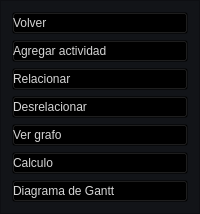
    <widget class="QFrame" name="menu_lateral">
     <property name="styleSheet">
      <string notr="true">background-color: rgb(18,20,24);</string>
     </property>
     <property name="frameShape">
      <enum>QFrame::StyledPanel</enum>
     </property>
     <property name="frameShadow">
      <enum>QFrame::Raised</enum>
     </property>
     <layout class="QVBoxLayout" name="verticalLayout">
      <item>
       <widget class="QPushButton" name="volverbtn">
        <property name="styleSheet">
         <string notr="true">
QPushButton{
color: rgb(213, 213, 213);
font: 75 12pt &quot;Verdana&quot;;
text-align: left;
background-color: rgba(0, 0, 0, 0);
}

QPushButton:hover{
background-color: rgba(10, 10, 10, 120);
color: rgb(213, 213, 213);
font: 75 12pt &quot;Verdana&quot;;
border-radius: 15px;
}</string>
        </property>
        <property name="text">
         <string>Volver</string>
        </property>
        <property name="icon">
         <iconset>
          <normaloff>previous.png</normaloff>previous.png</iconset>
        </property>
        <property name="iconSize">
         <size>
          <width>30</width>
          <height>30</height>
         </size>
        </property>
       </widget>
      </item>
      <item>
       <widget class="QPushButton" name="agregarActiBtn">
        <property name="styleSheet">
         <string notr="true">
QPushButton{
color: rgb(213, 213, 213);
font: 75 12pt &quot;Verdana&quot;;
text-align: left;
background-color: rgba(0, 0, 0, 0);
}

QPushButton:hover{
background-color: rgba(10, 10, 10, 120);
color: rgb(213, 213, 213);
font: 75 12pt &quot;Verdana&quot;;
border-radius: 15px;
}</string>
        </property>
        <property name="text">
         <string>Agregar actividad</string>
        </property>
        <property name="icon">
         <iconset>
          <normaloff>share (1).png</normaloff>share (1).png</iconset>
        </property>
        <property name="iconSize">
         <size>
          <width>35</width>
          <height>30</height>
         </size>
        </property>
       </widget>
      </item>
      <item>
       <widget class="QPushButton" name="relacionarbtn">
        <property name="styleSheet">
         <string notr="true">
QPushButton{
color: rgb(213, 213, 213);
font: 75 12pt &quot;Verdana&quot;;
text-align: left;
background-color: rgba(0, 0, 0, 0);
}

QPushButton:hover{
background-color: rgba(10, 10, 10, 120);
color: rgb(213, 213, 213);
font: 75 12pt &quot;Verdana&quot;;
border-radius: 15px;
}</string>
        </property>
        <property name="text">
         <string>Relacionar</string>
        </property>
        <property name="icon">
         <iconset>
          <normaloff>share (5).png</normaloff>share (5).png</iconset>
        </property>
        <property name="iconSize">
         <size>
          <width>30</width>
          <height>30</height>
         </size>
        </property>
       </widget>
      </item>
      <item>
       <widget class="QPushButton" name="desrelacionarP">
        <property name="styleSheet">
         <string notr="true">
QPushButton{
color: rgb(213, 213, 213);
font: 75 12pt &quot;Verdana&quot;;
text-align: left;
background-color: rgba(0, 0, 0, 0);
}

QPushButton:hover{
background-color: rgba(10, 10, 10, 120);
color: rgb(213, 213, 213);
font: 75 12pt &quot;Verdana&quot;;
border-radius: 15px;
}</string>
        </property>
        <property name="text">
         <string>Desrelacionar</string>
        </property>
        <property name="icon">
         <iconset>
          <normaloff>lovelorn.png</normaloff>lovelorn.png</iconset>
        </property>
        <property name="iconSize">
         <size>
          <width>30</width>
          <height>30</height>
         </size>
        </property>
       </widget>
      </item>
      <item>
       <widget class="QPushButton" name="grafobtn">
        <property name="layoutDirection">
         <enum>Qt::LeftToRight</enum>
        </property>
        <property name="styleSheet">
         <string notr="true">
QPushButton{
color: rgb(213, 213, 213);
font: 75 12pt &quot;Verdana&quot;;
text-align: left;
background-color: rgba(0, 0, 0, 0);
}

QPushButton:hover{
background-color: rgba(10, 10, 10, 120);
color: rgb(213, 213, 213);
font: 75 12pt &quot;Verdana&quot;;
border-radius: 15px;
}</string>
        </property>
        <property name="text">
         <string>Ver grafo</string>
        </property>
        <property name="icon">
         <iconset>
          <normaloff>data.png</normaloff>data.png</iconset>
        </property>
        <property name="iconSize">
         <size>
          <width>30</width>
          <height>30</height>
         </size>
        </property>
        <property name="checkable">
         <bool>false</bool>
        </property>
       </widget>
      </item>
      <item>
       <widget class="QPushButton" name="actualizarbtn_2">
        <property name="styleSheet">
         <string notr="true">
QPushButton{
color: rgb(213, 213, 213);
font: 75 12pt &quot;Verdana&quot;;
text-align: left;
background-color: rgba(0, 0, 0, 0);
}

QPushButton:hover{
background-color: rgba(10, 10, 10, 120);
color: rgb(213, 213, 213);
font: 75 12pt &quot;Verdana&quot;;
border-radius: 15px;
}</string>
        </property>
        <property name="text">
         <string>Calculo</string>
        </property>
        <property name="icon">
         <iconset>
          <normaloff>edit-icon.png</normaloff>edit-icon.png</iconset>
        </property>
        <property name="iconSize">
         <size>
          <width>30</width>
          <height>30</height>
         </size>
        </property>
       </widget>
      </item>
      <item>
       <widget class="QPushButton" name="diagramabtn">
        <property name="styleSheet">
         <string notr="true">
QPushButton{
color: rgb(213, 213, 213);
font: 75 12pt &quot;Verdana&quot;;
text-align: left;
background-color: rgba(0, 0, 0, 0);
}

QPushButton:hover{
background-color: rgba(10, 10, 10, 120);
color: rgb(213, 213, 213);
font: 75 12pt &quot;Verdana&quot;;
border-radius: 15px;
}</string>
        </property>
        <property name="text">
         <string>Diagrama de Gantt</string>
        </property>
        <property name="icon">
         <iconset>
          <normaloff>workflow.png</normaloff>workflow.png</iconset>
        </property>
        <property name="iconSize">
         <size>
          <width>30</width>
          <height>30</height>
         </size>
        </property>
       </widget>
      </item>
     </layout>
    </widget>
